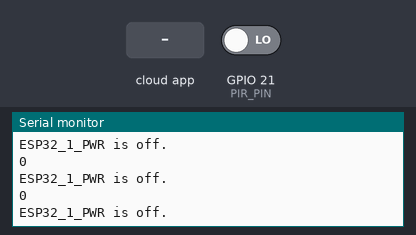
Recording of a sketch running on a simulated ESP32. On the bench: the last lines printed to the serial monitor. The test bench sets the inputs (shaded band); at power-on: GPIO 21 (PIR_PIN) LOW. WiFi joins after 1.5 s; servers stay silent unless stated.

Above: at 4.7 s.
4.8 s: the phone or cloud app sets ESP32_2_MTV to 0
6.5 s: the phone or cloud app sets ESP32_2_PWR to 0
8.0 s: the phone or cloud app sets ESP32_2_PWR to 1
At 8.8 s:
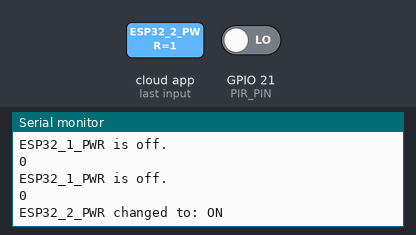
9.5 s: GPIO 21 (PIR_PIN) driven HIGH
At 10.6 s:
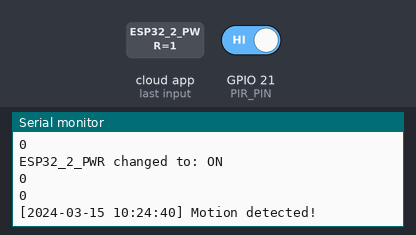
11.5 s: GPIO 21 (PIR_PIN) driven LOW
At 12.8 s:
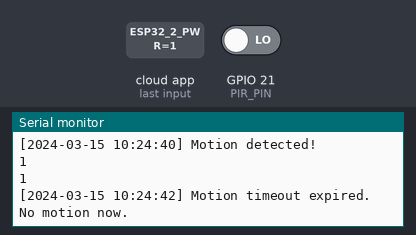
13.5 s: the phone or cloud app sets ESP32_2_MTV to 25
At 14.8 s:
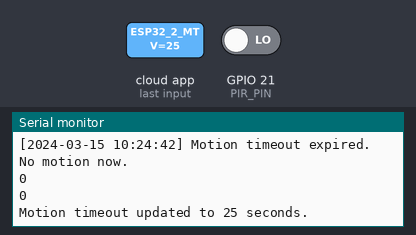

Measured:
- after the input at 8.0 s, the serial monitor: prints a new line at once (image 1)
- after the input at 9.5 s, the serial monitor: prints a new line after 0.52 s (image 2)
- after the input at 11.5 s, the serial monitor: prints a new line after 0.52 s (image 3)
- after the input at 13.5 s, the serial monitor: prints a new line after 0.53 s (image 4)

The sketch:

Motion_Module.ino
```cpp
#include "arduino_secrets.h"
#include "thingProperties.h"
#include <WiFi.h>
#include <ArduinoIoTCloud.h>
#include <Arduino_ConnectionHandler.h>
#include <time.h>

#define PIR_PIN 21

bool motion_detected = false;
int motionState = LOW;
unsigned long motion_start_time = 0;
unsigned long motion_timeout_duration = ESP32_2_MTV * 60UL * 1000UL; //timeout in minutes


void connectToWiFi() {
  Serial.print("Connecting to Wi-Fi");
  WiFi.begin(SSID, PASS);
  while (WiFi.status() != WL_CONNECTED || WiFi.localIP() == IPAddress(0, 0, 0, 0)) {
    delay(1000);
    Serial.print(".");
  }
  Serial.println();
  Serial.print("Connected! IP address: ");
  Serial.println(WiFi.localIP());
}

void setup() {
  Serial.begin(9600);
  delay(1500);

  pinMode(PIR_PIN, INPUT);
  connectToWiFi();

  WiFi.setSleep(true);

  initProperties();
  ArduinoCloud.begin(ArduinoIoTPreferredConnection);
  setDebugMessageLevel(2);
  ArduinoCloud.printDebugInfo();
}

void loop() {
  if (WiFi.status() != WL_CONNECTED || WiFi.localIP() == IPAddress(0, 0, 0, 0)) {
    Serial.println("Wi-Fi lost. Reconnecting...");
    connectToWiFi();
  }

  ArduinoCloud.update();

  // Get current formatted time string
  unsigned long epochTime = ArduinoCloud.getLocalTime();
  time_t rawtime = (time_t)epochTime;
  struct tm* timeinfo = localtime(&rawtime);
  char timeString[25];
  strftime(timeString, sizeof(timeString), "%Y-%m-%d %H:%M:%S", timeinfo);

  if (ESP32_2_PWR) {
    motionState = digitalRead(PIR_PIN);

    if (motionState == HIGH && !motion_detected) {
      Serial.print("[");
      Serial.print(timeString);
      Serial.println("] Motion detected!");

      motion_detected = true;
      ESP32_2_Motion = true;
      motion_start_time = millis();
      ArduinoCloud.update();
    }

    else if (motion_detected) {
      if (motionState == HIGH) {
        motion_start_time = millis(); // reset timer while motion is still active
      }

      if ((millis() - motion_start_time) > motion_timeout_duration) {
        Serial.print("[");
        Serial.print(timeString);
        Serial.println("] Motion timeout expired. No motion now.");

        motion_detected = false;
        ESP32_2_Motion = false;
        ArduinoCloud.update();
      }
    }
    delay(1000); //repeats every 1 sec
  }
  else {
    Serial.print("ESP32_1_PWR is off.\n");
    motion_detected = false;
    ESP32_2_Motion = false;
    delay(500); //Check for PWR every 0.5 sec
  }
  Serial.println(motionState);
}


void onESP322MTVChange() {
  motion_timeout_duration = ESP32_2_MTV * 60UL * 1000UL; //changes in minutes
  Serial.print("Motion timeout updated to ");
  Serial.print(ESP32_2_MTV);
  Serial.println(" seconds.");
}

void onESP322PWRChange() {
  Serial.print("ESP32_2_PWR changed to: ");
  Serial.println(ESP32_2_PWR ? "ON" : "OFF");
}
```

arduino_secrets.h
```cpp
#define SECRET_DEVICE_KEY "dVnO6GHL2vsm7lCOpyeNt6hqx"
#define SECRET_OPTIONAL_PASS "12345678"
#define SECRET_SSID "Rishi"
```

thingProperties.h
```cpp
// Code generated by Arduino IoT Cloud, DO NOT EDIT.

#include <ArduinoIoTCloud.h>
#include <Arduino_ConnectionHandler.h>

const char DEVICE_LOGIN_NAME[]  = "018f1fd0-a782-4174-a75a-9963c75e33fa";

const char SSID[]               = SECRET_SSID;    // Network SSID (name)
const char PASS[]               = SECRET_OPTIONAL_PASS;    // Network password (use for WPA, or use as key for WEP)
const char DEVICE_KEY[]  = SECRET_DEVICE_KEY;    // Secret device password

void onESP322MTVChange();
void onESP322PWRChange();

int ESP32_2_MTV;
bool ESP32_2_Motion;
bool ESP32_2_PWR;

void initProperties(){

  ArduinoCloud.setBoardId(DEVICE_LOGIN_NAME);
  ArduinoCloud.setSecretDeviceKey(DEVICE_KEY);
  ArduinoCloud.addProperty(ESP32_2_MTV, READWRITE, ON_CHANGE, onESP322MTVChange);
  ArduinoCloud.addProperty(ESP32_2_Motion, READ, ON_CHANGE, NULL);
  ArduinoCloud.addProperty(ESP32_2_PWR, READWRITE, ON_CHANGE, onESP322PWRChange);

}

WiFiConnectionHandler ArduinoIoTPreferredConnection(SSID, PASS);
```
